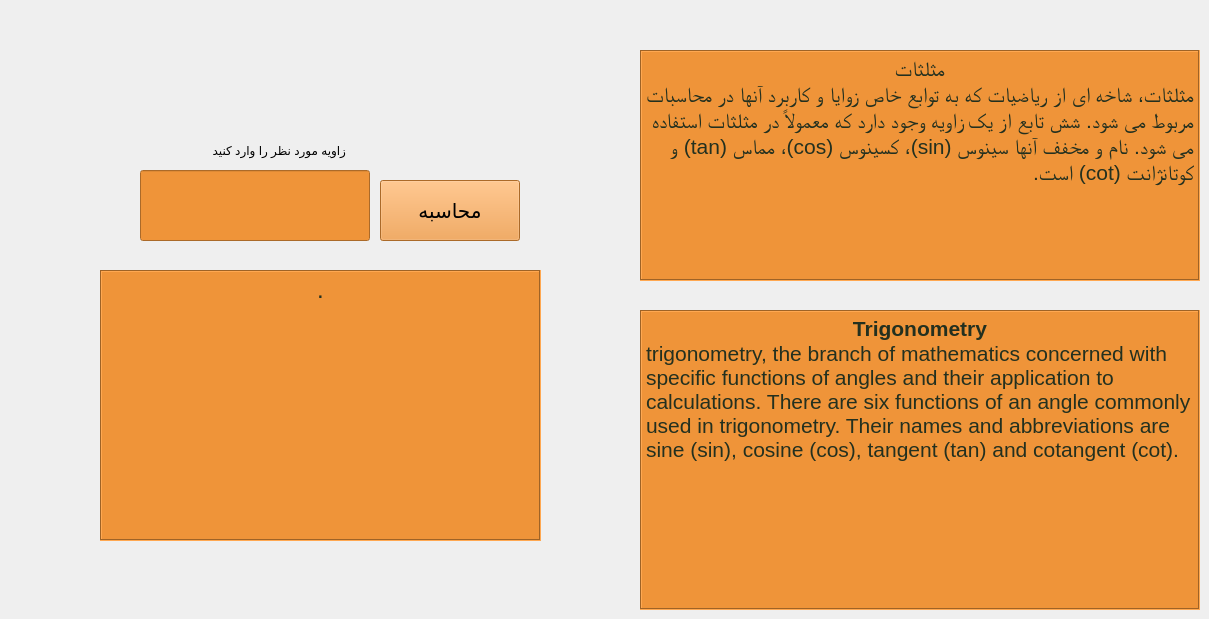
    <widget class="QWidget" name="trigonometry">
     <attribute name="title">
      <string>Trigonometry</string>
     </attribute>
     <widget class="QTextBrowser" name="trigonometry_en">
      <property name="geometry">
       <rect>
        <x>640</x>
        <y>310</y>
        <width>560</width>
        <height>300</height>
       </rect>
      </property>
      <property name="styleSheet">
       <string notr="true">background-color:#ef9439;
color:#23301f;
font: 22pt &quot;NPIParisa&quot;;

</string>
      </property>
      <property name="frameShape">
       <enum>QFrame::Box</enum>
      </property>
      <property name="html">
       <string>&lt;!DOCTYPE HTML PUBLIC &quot;-//W3C//DTD HTML 4.0//EN&quot; &quot;http://www.w3.org/TR/REC-html40/strict.dtd&quot;&gt;
&lt;html&gt;&lt;head&gt;&lt;meta name=&quot;qrichtext&quot; content=&quot;1&quot; /&gt;&lt;style type=&quot;text/css&quot;&gt;
p, li { white-space: pre-wrap; }
&lt;/style&gt;&lt;/head&gt;&lt;body style=&quot; font-family:'NPIParisa'; font-size:22pt; font-weight:400; font-style:normal;&quot;&gt;
&lt;p align=&quot;center&quot; style=&quot; margin-top:0px; margin-bottom:0px; margin-left:0px; margin-right:0px; -qt-block-indent:0; text-indent:0px;&quot;&gt;&lt;span style=&quot; font-family:'MS Shell Dlg 2'; font-size:16pt; font-weight:600;&quot;&gt;Trigonometry&lt;/span&gt;&lt;/p&gt;
&lt;p style=&quot; margin-top:0px; margin-bottom:0px; margin-left:0px; margin-right:0px; -qt-block-indent:0; text-indent:0px;&quot;&gt;&lt;span style=&quot; font-family:'MS Shell Dlg 2'; font-size:16pt;&quot;&gt;trigonometry, the branch of mathematics concerned with specific functions of angles and their application to calculations. There are six functions of an angle commonly used in trigonometry. Their names and abbreviations are sine (sin), cosine (cos), tangent (tan) and cotangent (cot).&lt;/span&gt;&lt;/p&gt;&lt;/body&gt;&lt;/html&gt;</string>
      </property>
     </widget>
     <widget class="QTextBrowser" name="trigonometry_fa">
      <property name="geometry">
       <rect>
        <x>640</x>
        <y>50</y>
        <width>560</width>
        <height>231</height>
       </rect>
      </property>
      <property name="styleSheet">
       <string notr="true">background-color:#ef9439;
color:#23301f;
font: 75 8pt &quot;0 Titr Bold&quot;;</string>
      </property>
      <property name="frameShape">
       <enum>QFrame::Box</enum>
      </property>
      <property name="html">
       <string>&lt;!DOCTYPE HTML PUBLIC &quot;-//W3C//DTD HTML 4.0//EN&quot; &quot;http://www.w3.org/TR/REC-html40/strict.dtd&quot;&gt;
&lt;html&gt;&lt;head&gt;&lt;meta name=&quot;qrichtext&quot; content=&quot;1&quot; /&gt;&lt;style type=&quot;text/css&quot;&gt;
p, li { white-space: pre-wrap; }
&lt;/style&gt;&lt;/head&gt;&lt;body style=&quot; font-family:'0 Titr Bold'; font-size:8pt; font-weight:72; font-style:normal;&quot;&gt;
&lt;p align=&quot;center&quot; dir='rtl' style=&quot; margin-top:0px; margin-bottom:0px; margin-left:0px; margin-right:0px; -qt-block-indent:0; text-indent:0px;&quot;&gt;&lt;span style=&quot; font-size:16pt;&quot;&gt;مثلثات&lt;/span&gt;&lt;/p&gt;
&lt;p align=&quot;right&quot; dir='rtl' style=&quot; margin-top:0px; margin-bottom:0px; margin-left:0px; margin-right:0px; -qt-block-indent:0; text-indent:0px;&quot;&gt;&lt;span style=&quot; font-family:'B Roya'; font-size:16pt;&quot;&gt;مثلثات، شاخه ای از ریاضیات که به توابع خاص زوایا و کاربرد آنها در محاسبات مربوط می شود. شش تابع از یک زاویه وجود دارد که معمولاً در مثلثات استفاده می شود. نام و مخفف آنها سینوس (sin)، کسینوس (cos)، مماس (tan) و کوتانژانت (cot) است.&lt;/span&gt;&lt;/p&gt;&lt;/body&gt;&lt;/html&gt;</string>
      </property>
     </widget>
     <widget class="QLabel" name="trigonometry_label">
      <property name="geometry">
       <rect>
        <x>146</x>
        <y>130</y>
        <width>210</width>
        <height>40</height>
       </rect>
      </property>
      <property name="styleSheet">
       <string notr="true">font: 75 12pt &quot;B Titr&quot;;</string>
      </property>
      <property name="text">
       <string>   زاویه مورد نظر را وارد کنید</string>
      </property>
     </widget>
     <widget class="QPushButton" name="trigonometry_button">
      <property name="geometry">
       <rect>
        <x>380</x>
        <y>180</y>
        <width>140</width>
        <height>61</height>
       </rect>
      </property>
      <property name="font">
       <font>
        <family>B Titr</family>
        <pointsize>15</pointsize>
        <kerning>true</kerning>
       </font>
      </property>
      <property name="cursor">
       <cursorShape>PointingHandCursor</cursorShape>
      </property>
      <property name="styleSheet">
       <string notr="true">background-color:#ef9439;</string>
      </property>
      <property name="text">
       <string>محاسبه</string>
      </property>
     </widget>
     <widget class="QTextBrowser" name="trigonometry_out">
      <property name="geometry">
       <rect>
        <x>100</x>
        <y>270</y>
        <width>441</width>
        <height>271</height>
       </rect>
      </property>
      <property name="styleSheet">
       <string notr="true">font: 30pt &quot;Times New Roman&quot;;
background-color:#ef9439;
color:#23301f;
text-align: center;</string>
      </property>
      <property name="frameShape">
       <enum>QFrame::Box</enum>
      </property>
      <property name="html">
       <string>&lt;!DOCTYPE HTML PUBLIC &quot;-//W3C//DTD HTML 4.0//EN&quot; &quot;http://www.w3.org/TR/REC-html40/strict.dtd&quot;&gt;
&lt;html&gt;&lt;head&gt;&lt;meta name=&quot;qrichtext&quot; content=&quot;1&quot; /&gt;&lt;style type=&quot;text/css&quot;&gt;
p, li { white-space: pre-wrap; }
&lt;/style&gt;&lt;/head&gt;&lt;body style=&quot; font-family:'Times New Roman'; font-size:30pt; font-weight:400; font-style:normal;&quot;&gt;
&lt;p align=&quot;center&quot; style=&quot; margin-top:0px; margin-bottom:0px; margin-left:0px; margin-right:0px; -qt-block-indent:0; text-indent:0px;&quot;&gt;&lt;span style=&quot; font-family:'B Roya'; font-size:18pt; font-weight:72;&quot;&gt;.&lt;/span&gt;&lt;/p&gt;&lt;/body&gt;&lt;/html&gt;</string>
      </property>
     </widget>
     <widget class="QLineEdit" name="trigonometry_input">
      <property name="geometry">
       <rect>
        <x>140</x>
        <y>170</y>
        <width>230</width>
        <height>71</height>
       </rect>
      </property>
      <property name="styleSheet">
       <string notr="true">font: 20pt &quot;Times New Roman&quot;;
background-color:#ef9439;
color:#23301f;
text-align: center;</string>
      </property>
      <property name="alignment">
       <set>Qt::AlignCenter</set>
      </property>
      <property name="clearButtonEnabled">
       <bool>true</bool>
      </property>
     </widget>
    </widget>
